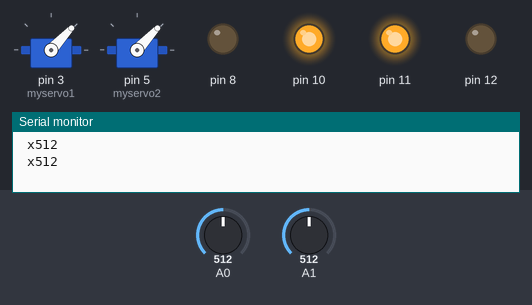
Recording of a sketch running on a simulated Arduino Uno, built with avr-gcc and run on an emulated ATmega328P. Parts: 2 × servo, output pins drawn as LEDs (lit = HIGH), the last lines printed to the serial monitor. The test bench sets the inputs (shaded band); at power-on: A0 = 512, A1 = 512.

Above: at 6.2 s.
6.3 s: A0 set to 434
At 6.51 s:
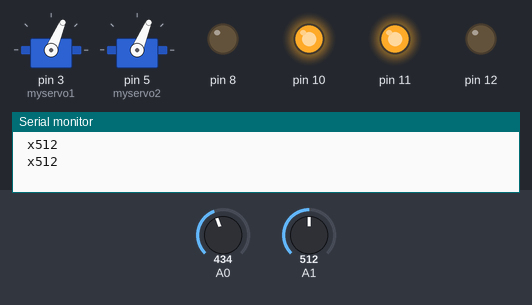
10.4 s: A0 set to 404
At 11.06 s:
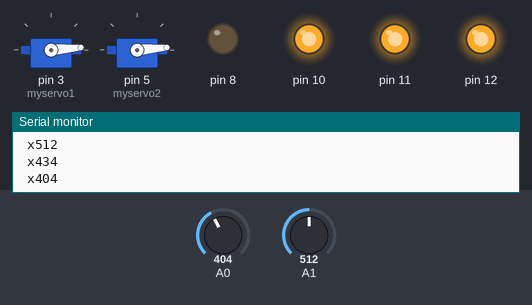
14.5 s: A0 set to 335
18.6 s: A0 set to 302
At 19.24 s:
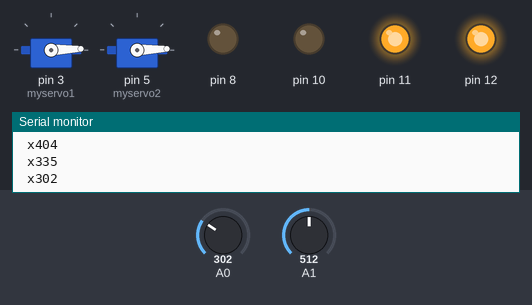
Timing chart, 0 to 59.0 s (numbered marks = the images above; inputs shaded):
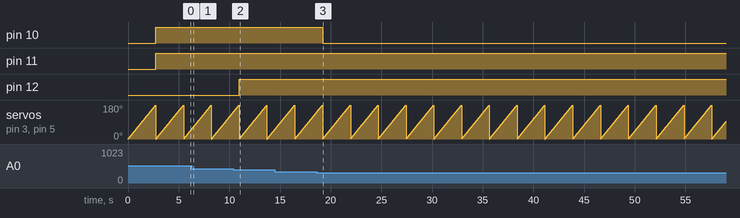

The sketch:

Chair_servo.ino
```cpp
#include <Servo.h>

Servo myservo1;
Servo myservo2;

int pos = 0;    // variable to store the servo position

void setup() {
  Serial.begin(9600);
  myservo1.attach(3);
  myservo2.attach(5);
  pinMode(8,OUTPUT);
  digitalWrite(8,LOW);

   pinMode(10,OUTPUT);
 pinMode(11,OUTPUT);
 pinMode(12,OUTPUT);
 digitalWrite(10,LOW);
 digitalWrite(11,LOW);
 digitalWrite(12,LOW);

}

void loop() {

  for (pos = 0; pos <= 180; pos += 1) { // goes from 0 degrees to 180 degrees
    // in steps of 1 degree
    myservo1.write(pos);
    myservo2.write(pos);
    delay(15);                       // waits 15ms for the servo to reach the position
  }
//  for (pos = 180; pos >= 0; pos -= 1) {
//    myservo1.write(pos);              // tell servo to go to position in variable 'pos'
//    myservo2.write(pos);              // tell servo to go to position in variable 'pos'
//    delay(15);                       // waits 15ms for the servo to reach the position
//  }


  int ax = analogRead(A0);
  int ay = analogRead(A1);

if(ax > 420)
{
   digitalWrite(10,HIGH);
 digitalWrite(12,LOW);
 digitalWrite(11,HIGH);
  }

 else if(ax < 320){
  digitalWrite(10,LOW);
 digitalWrite(11,HIGH);
 digitalWrite(12,HIGH);
  }

  else{
     digitalWrite(10,HIGH);
 digitalWrite(11,HIGH);
 digitalWrite(12,HIGH);
    }
Serial.print(" x");
Serial.println(ax);
//Serial.println(i);
//ConfigurePorts.println(i);


}
```

Measured:
- the behaviour switches between 421 and 420 on A0 (found by bisection; images 1 and 2)
- the behaviour switches between 320 and 319 on A0 (found by bisection; images 2 and 3)
- after the input at 10.4 s, pin 12: LOW → HIGH after 0.57 s
- after the input at 18.6 s, pin 10: HIGH → LOW after 0.60 s
- by itself, servo on pin 3 (myservo1), servo on pin 5 (myservo2): ramps from 0° to 180° and jumps back, once every 2.7 s
